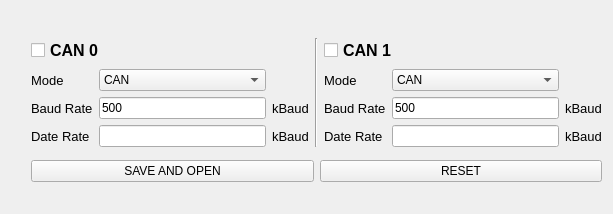
<?xml version="1.0" encoding="UTF-8"?>
<ui version="4.0">
 <class>CAN_Setting</class>
 <widget class="QWidget" name="CAN_Setting">
  <property name="geometry">
   <rect>
    <x>0</x>
    <y>0</y>
    <width>613</width>
    <height>214</height>
   </rect>
  </property>
  <property name="windowTitle">
   <string>Form</string>
  </property>
  <widget class="QWidget" name="">
   <property name="geometry">
    <rect>
     <x>31</x>
     <y>31</y>
     <width>571</width>
     <height>160</height>
    </rect>
   </property>
   <layout class="QGridLayout" name="gridLayout">
    <item row="0" column="0" colspan="2">
     <layout class="QHBoxLayout" name="horizontalLayout">
      <item>
       <layout class="QGridLayout" name="gridLayout_3">
        <item row="2" column="1">
         <widget class="QLineEdit" name="lineEdit_can0">
          <property name="text">
           <string>500</string>
          </property>
         </widget>
        </item>
        <item row="3" column="0">
         <widget class="QLabel" name="label_Data">
          <property name="font">
           <font>
            <pointsize>10</pointsize>
           </font>
          </property>
          <property name="text">
           <string>Date Rate</string>
          </property>
         </widget>
        </item>
        <item row="3" column="2">
         <widget class="QLabel" name="label_kBaud1">
          <property name="font">
           <font>
            <pointsize>10</pointsize>
           </font>
          </property>
          <property name="text">
           <string>kBaud</string>
          </property>
         </widget>
        </item>
        <item row="1" column="1">
         <widget class="QComboBox" name="comboBox_CAN0">
          <item>
           <property name="text">
            <string>CAN</string>
           </property>
          </item>
          <item>
           <property name="text">
            <string>ISO CAN FD</string>
           </property>
          </item>
          <item>
           <property name="text">
            <string>NON-ISO CAN FD</string>
           </property>
          </item>
         </widget>
        </item>
        <item row="3" column="1">
         <widget class="QLineEdit" name="lineEdit_can0_1"/>
        </item>
        <item row="2" column="2">
         <widget class="QLabel" name="label_kBaud0">
          <property name="font">
           <font>
            <pointsize>10</pointsize>
           </font>
          </property>
          <property name="text">
           <string>kBaud</string>
          </property>
         </widget>
        </item>
        <item row="1" column="0">
         <widget class="QLabel" name="label_Mode">
          <property name="font">
           <font>
            <pointsize>10</pointsize>
           </font>
          </property>
          <property name="text">
           <string>Mode</string>
          </property>
         </widget>
        </item>
        <item row="0" column="0" colspan="3">
         <widget class="QCheckBox" name="checkBox_CAN0">
          <property name="font">
           <font>
            <pointsize>12</pointsize>
            <weight>75</weight>
            <bold>true</bold>
           </font>
          </property>
          <property name="text">
           <string>CAN 0</string>
          </property>
         </widget>
        </item>
        <item row="2" column="0">
         <widget class="QLabel" name="label_BaudRate0">
          <property name="font">
           <font>
            <pointsize>10</pointsize>
           </font>
          </property>
          <property name="text">
           <string>Baud Rate</string>
          </property>
         </widget>
        </item>
       </layout>
      </item>
      <item>
       <widget class="Line" name="line">
        <property name="orientation">
         <enum>Qt::Vertical</enum>
        </property>
       </widget>
      </item>
      <item>
       <layout class="QGridLayout" name="gridLayout_2">
        <item row="3" column="2">
         <widget class="QLabel" name="label_kBaud4">
          <property name="font">
           <font>
            <pointsize>10</pointsize>
           </font>
          </property>
          <property name="text">
           <string>kBaud</string>
          </property>
         </widget>
        </item>
        <item row="3" column="1">
         <widget class="QLineEdit" name="lineEdit_CAN1_2"/>
        </item>
        <item row="2" column="2">
         <widget class="QLabel" name="label_kBaud3">
          <property name="font">
           <font>
            <pointsize>10</pointsize>
           </font>
          </property>
          <property name="text">
           <string>kBaud</string>
          </property>
         </widget>
        </item>
        <item row="1" column="1">
         <widget class="QComboBox" name="comboBox_CAN1">
          <item>
           <property name="text">
            <string>CAN</string>
           </property>
          </item>
          <item>
           <property name="text">
            <string>ISO CAN FD</string>
           </property>
          </item>
          <item>
           <property name="text">
            <string>NON-ISO CAN FD</string>
           </property>
          </item>
         </widget>
        </item>
        <item row="1" column="0">
         <widget class="QLabel" name="label_Mode1">
          <property name="font">
           <font>
            <pointsize>10</pointsize>
           </font>
          </property>
          <property name="text">
           <string>Mode</string>
          </property>
         </widget>
        </item>
        <item row="2" column="0">
         <widget class="QLabel" name="label_BaudRate">
          <property name="font">
           <font>
            <pointsize>10</pointsize>
           </font>
          </property>
          <property name="text">
           <string>Baud Rate</string>
          </property>
         </widget>
        </item>
        <item row="3" column="0">
         <widget class="QLabel" name="label_Date1">
          <property name="font">
           <font>
            <pointsize>10</pointsize>
           </font>
          </property>
          <property name="text">
           <string>Date Rate</string>
          </property>
         </widget>
        </item>
        <item row="2" column="1">
         <widget class="QLineEdit" name="lineEdit_CAN1">
          <property name="text">
           <string>500</string>
          </property>
         </widget>
        </item>
        <item row="0" column="0" colspan="3">
         <widget class="QCheckBox" name="checkBox_CAN1">
          <property name="font">
           <font>
            <pointsize>12</pointsize>
            <weight>75</weight>
            <bold>true</bold>
           </font>
          </property>
          <property name="text">
           <string>CAN 1</string>
          </property>
         </widget>
        </item>
       </layout>
      </item>
     </layout>
    </item>
    <item row="1" column="0">
     <widget class="QPushButton" name="SAVE">
      <property name="text">
       <string>SAVE AND OPEN</string>
      </property>
     </widget>
    </item>
    <item row="1" column="1">
     <widget class="QPushButton" name="RESET">
      <property name="text">
       <string>RESET</string>
      </property>
     </widget>
    </item>
   </layout>
  </widget>
 </widget>
 <resources/>
 <connections/>
</ui>
